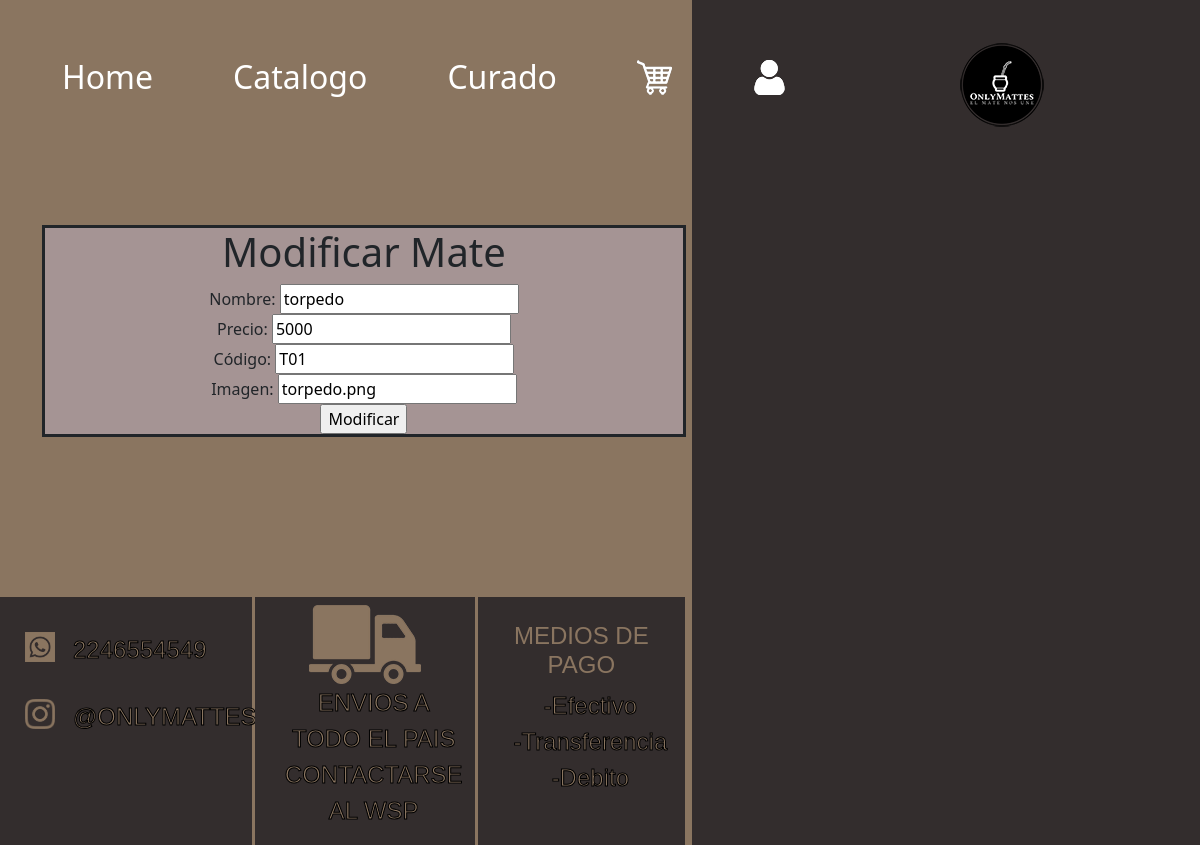
/login/admin/AMB/modificar.php?id=1, run on an earlier commit of the app's database.
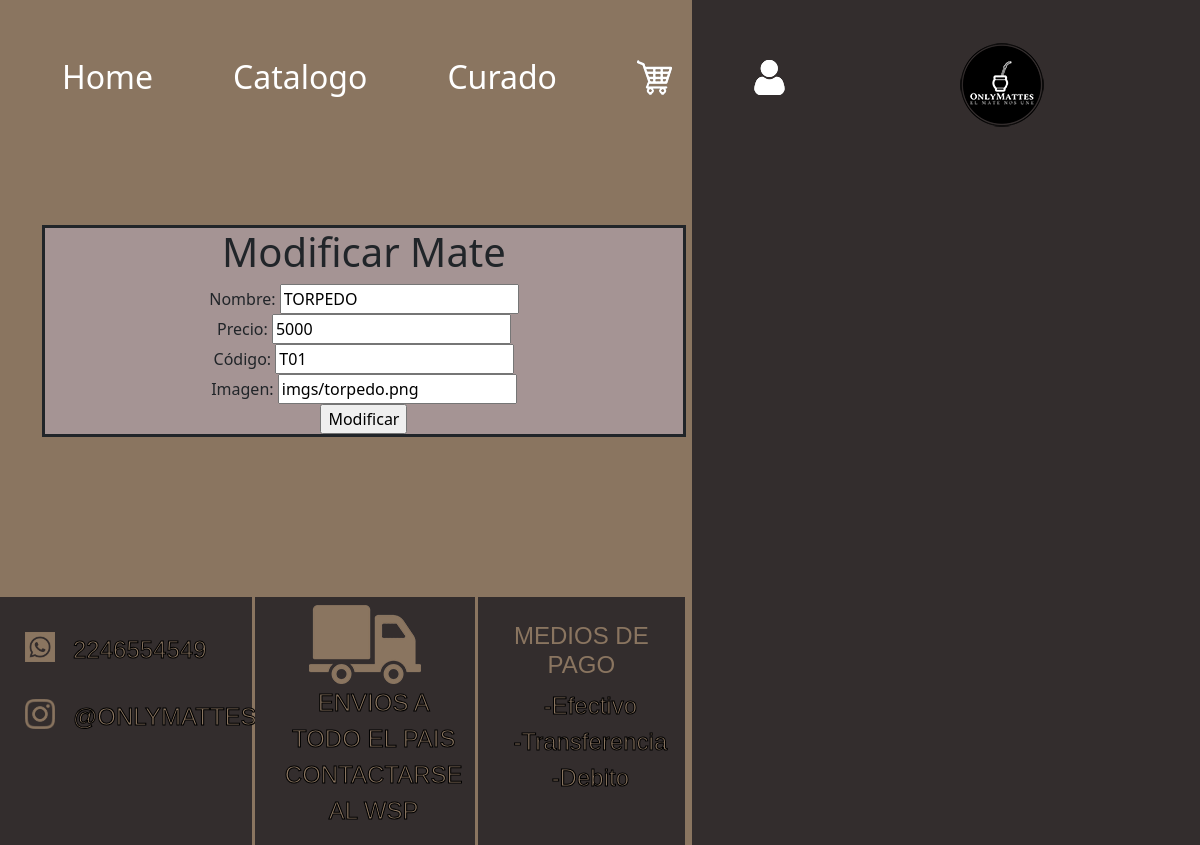
And on a later commit of the database.
### tables this page shows
CREATE TABLE `mates` (
  `id_mate` int(11) NOT NULL,
  `nombre` varchar(45) DEFAULT NULL,
  `precio` float DEFAULT NULL,
  `codigo` varchar(45) DEFAULT NULL,
  `imagen` varchar(45) DEFAULT NULL
);

### login/admin/AMB/modificar.php (the view, shortened to what this page needs)
<?php
include_once 'header.php';
if (mysqli_connect("localhost", "root", "", "basedatos")) {
    $con = mysqli_connect('localhost', 'root', '', 'basedatos');
    if ($_SERVER['REQUEST_METHOD'] === 'POST' && isset($_POST['modificar'])) {
        $idMate = $_POST['id_mate'];
        $nombre = $_POST['nombre'];
        $precio = $_POST['precio'];
        $codigo = $_POST['codigo'];
        $imagen = $_POST['imagen'];
        if (!empty($nombre) && !empty($precio) && !empty($codigo) && !empty($imagen)) {
            $nombre = mysqli_real_escape_string($con, $nombre);
            $precio = floatval($precio);
            $codigo = mysqli_real_escape_string($con, $codigo);
            $imagen = mysqli_real_escape_string($con, $imagen);
            $consulta = "UPDATE mates SET nombre='$nombre', precio=$precio, codigo='$codigo', imagen='$imagen' WHERE id_mate=$idMate";
            if (mysqli_query($con, $consulta)) {
    ?>
            <div class="container" id="bajarEliminado">
                        <div class="formAlta">
                            <p>"El mate ha sido actualizado exitosamente."</p><br>
                            <a href='productos.php' id="volvABM">Volver al ABM de Productos</a>
                        </div>
                    </div>
    <?php
        } else {
                echo "Error al actualizar el mate: " . mysqli_error($con);
            }
        } else {
            echo "Por favor, completa todos los campos.";
        }
    } elseif (isset($_GET['id'])) {
        $idMate = $_GET['id'];
        $consulta = "SELECT * FROM mates WHERE id_mate='$idMate'";
        if ($resultado = mysqli_query($con, $consulta)) {
            $fila = mysqli_fetch_array($resultado);
?>
            <div class="container">
                <div class="formAlta">
                 <h1>Modificar Mate</h1>
                    <form action="" method="post">
                        <label for="nombre">Nombre:</label>
                        <input type="text" id="nombre" name="nombre" value="<?= $fila['nombre']; ?>">
                        <br>
                        <label for="precio">Precio:</label>
                        <input type="number" id="precio" name="precio" step="0.01" value="<?= $fila['precio']; ?>">
                        <br>
                        <label for="codigo">Código:</label>
                        <input type="text" id="codigo" name="codigo" value="<?= $fila['codigo']; ?>">
                        <br>
                        <label for="imagen">Imagen:</label>
                        <input type="text" id="imagen" name="imagen" value="<?= $fila['imagen']; ?>">
                        <br>
                        <input type="submit" name="modificar" value="Modificar">
                    </form>
                </div>
            </div>
<?php
        }
    }
} else {
    echo "No se pudo conectar a la base de datos";
}
?>
<div class="">
    <div class="col-7">
      <?php
      include_once 'footer.php'
      ?>

What changed in the data, as far as the page shows it:
changed mates: nombre "torpedo" → "TORPEDO"; imagen "torpedo.png" → "imgs/torpedo.png"
